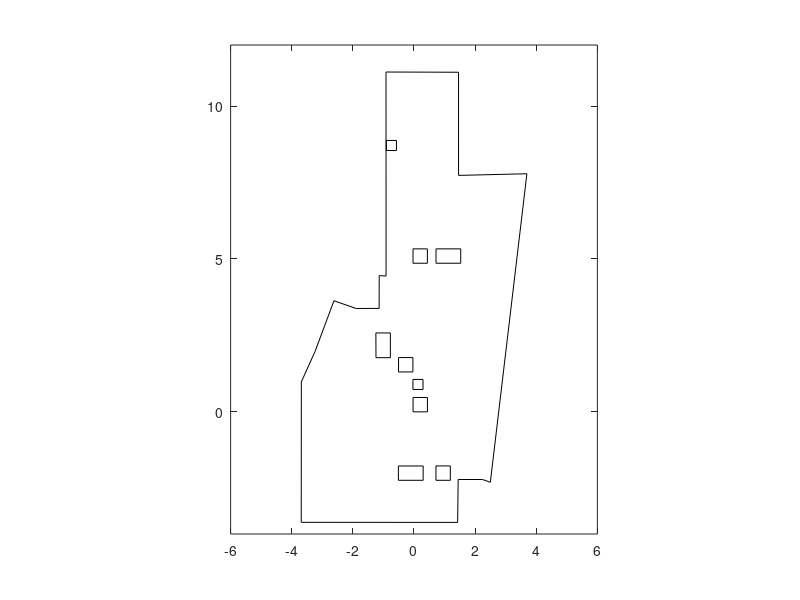
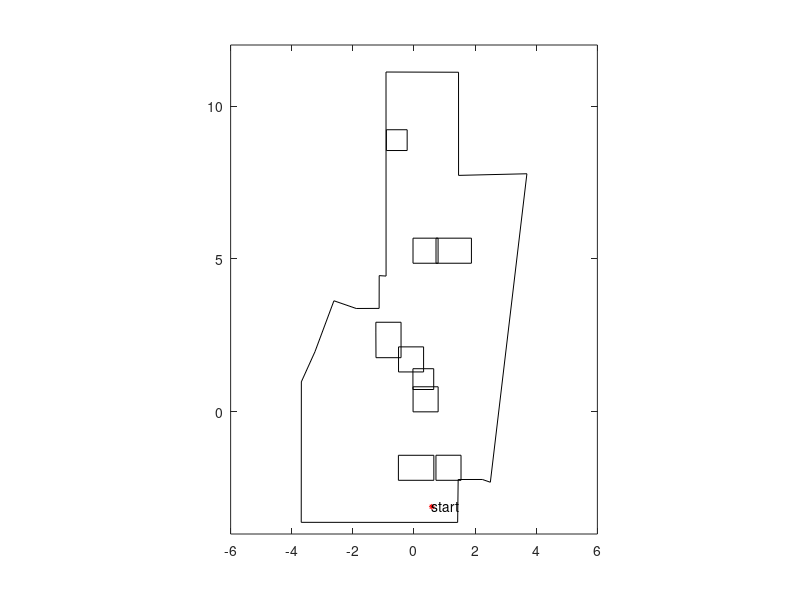

Reproduce these figures in MATLAB, in order. (Note: this script raises an error after producing the figures.)
function hw4()

    global coordinates
    global dimension
    
    fileID = fopen('hw4_world_and_obstacles_convex.txt','r');
    formatSpec = '%f';
    coor_list = fscanf(fileID,formatSpec);
    N = coor_list(1);
    idx = 2;
    dimension = zeros(1, N)
    coordinates = zeros(20, 2*N);
    point_list_x = [];
    point_list_y = [];
    total_count = 0;
    for n = 1:N
        m = coor_list(idx);     % Dimension of Obstacle i
        dimension(n) = m;
        for i = 1:m
            idx = idx + 1;
            coordinates(i, 1 + (n-1)*2) = coor_list(idx);
            idx = idx + 1;
            coordinates(i, 2 * n) = coor_list(idx);
        end
        idx = idx + 1;
    end
    
    % Before grow the obstacle
    figure(1);
    for i = 1:N
        x = coordinates(1:dimension(i), 2*i-1);
        y = coordinates(1:dimension(i), 2*i);
        plot(x,y,'k');
        hold on;
        plot([x(end), x(1)], [y(end), y(1)], 'k');
        hold on;
    end
     axis([-6 6 -4 12]);
     axis equal;
     

 
    figure(2);
    % Draw the surroundings
    x = coordinates(1:dimension(1), 1);
    y = coordinates(1:dimension(1), 2);
    plot(x,y,'k');
    hold on;
    plot([x(end), x(1)], [y(end), y(1)], 'k');
    hold on;

     M = N -1;
     obs_dim = dimension(2:end);
     obs = coordinates(1:end,3:end);
     robot = [0,0;-0.35,0;-0.35,-0.35;0,-0.35];
     [Gobs,Gdim] = Obj_grow(obs,M,obs_dim,robot);
     for i = 1:M
        x = Gobs(1:Gdim(i),2*i-1);
        y = Gobs(1:Gdim(i),2*i);
        k{i} = convhull(x,y);
        coor_x{i} = x(k{i});
        coor_y{i} = y(k{i});
        [xG{i},yG{i},dimG(i)] = removeP(coor_x{i},coor_y{i});
        plot(xG{i},yG{i},'k')
        hold on;
        plot([xG{i}(end), xG{i}(1)], [yG{i}(end), yG{i}(1)], 'k');
        hold on;        
%        plot(coor_x{i},coor_y{i},'r*');
%        plot(xG{i},yG{i},'b*')
        hold on;
     end
     axis([-6 6 -4 12]);
     axis equal;
     

     
     

    fileID = fopen('hw4_start_goal.txt','r');
    formatSpec = '%f';
    start_end = fscanf(fileID,formatSpec);
    start_point = [start_end(1), start_end(2)];
    end_point = [start_end(3), start_end(4)];
    plot(start_point(1), start_point(2),'*', 'MarkerEdgeColor','r', 'MarkerSize', 4);
    txt = text(start_point(1), start_point(2),'start');
    txt.VerticalAlignment = 'top';
    hold on;
    plot(end_point(1), end_point(2), '*', 'MarkerEdgeColor','b', 'MarkerSize', 4);
    txt = text(end_point(1), end_point(2),'goal');
    txt.VerticalAlignment = 'top';
    axis equal;
    axis([-6 6 -4 12]);
    camroll(90)


end

% N is the number of obstacle,obs_dim is array contains the dimension of
% each obstacle; obs and rob are vertices matrix
function [Gobs,Gdim] = Obj_grow(obs,N,obs_dim,rob)
% The vertice with coordinate (0,0) is the reference point
    rob_dim = length(rob);
    Gdim = obs_dim;
    Gobs = obs;
    rob = -rob;         % Flip
    for i = 1:N
        row = obs_dim(i)+1;
        for j = 1:obs_dim(i)
            for k = 2:rob_dim
                Gobs(row,2*i-1) = Gobs(j,2*i-1) + rob(k,1);
                Gobs(row,2*i) = Gobs(j,2*i) + rob(k,2);
                row = row+1;
                Gdim(i) = Gdim(i)+1;
            end
        end
    end
end

function [Rx,Ry,j] = removeP(x,y)
    dim = length(x);
    j = 1;
 %   Rx(1) = x(1); Ry(1) = y(1);
    vec_SS = [x(2)-x(1),y(2)-y(1)];
    vec_S = vec_SS;
    S = 1;
    for i = 2:dim
        vec = [x(i)-x(S),y(i)-y(S)];
        cosin = dot(vec,vec_S)/(norm(vec)*norm(vec_S));
        if(cosin == 1)
            continue;
        else
            Rx(j) = x(i-1);Ry(j) = y(i-1)
            j = j+1;
            S = i-1;
            vec_S = [x(i)-x(S),y(i)-y(S)];
        end
    end
    cosin = dot(vec_S,vec_SS)/(norm(vec_S)*norm(vec_SS));
    if cosin ~= 1
        Rx(j) = x(1);Ry(j) = y(1);
        j = j+1;
    end
    j = j-1;    
end


